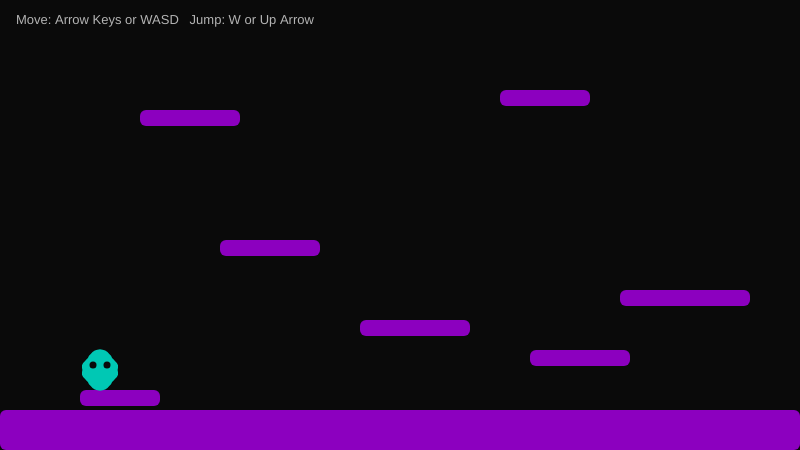
Frame 1 (no input)
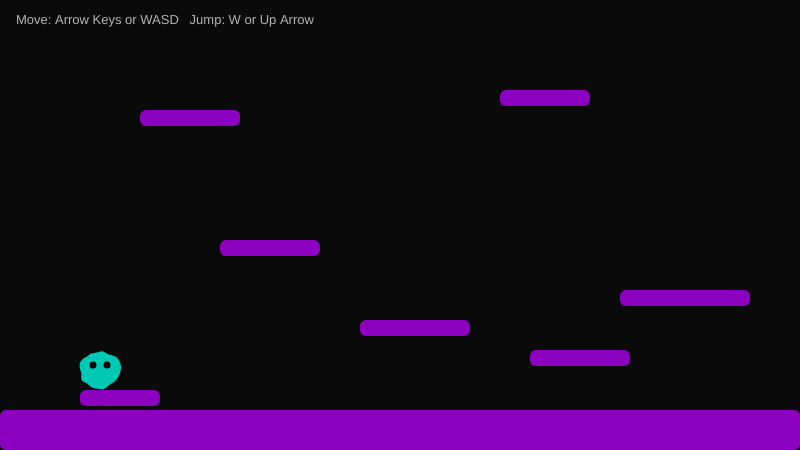
Frame 60 (no input)
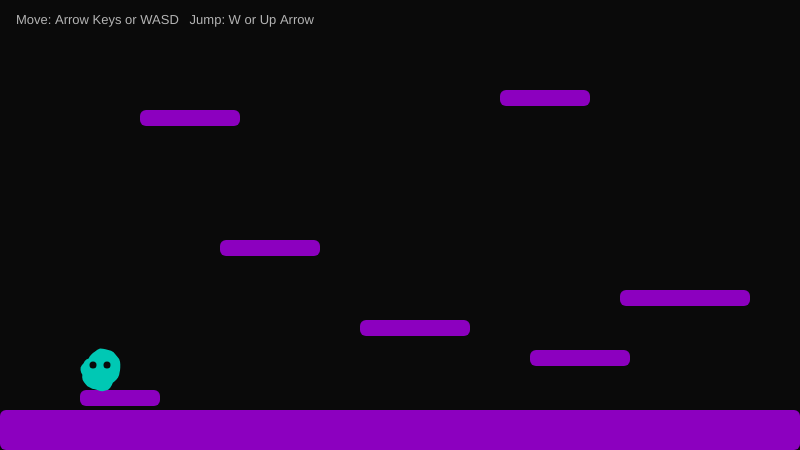
Frame 120 (the mouse pressed at the canvas centre since frame 60)

The p5.js sketch that drew these frames (run headless with seeded random() and noise() and a simulated clock; from frame 60 on, the mouse is pressed at the canvas centre):

// p5.js sketch
// ── sketch.js
// ============================================================
// Week 2 Example 2: Platformer with Platforms Array
// ============================================================

// ------------------------------------------------------------
// PLATFORMS ARRAY
// Each platform is an object with x, y, width, and height.
// x and y are the TOP-LEFT corner (same as rect()).
//
// Storing platforms in an array means:
//   - We can loop through all of them with one for loop
//   - Adding a new platform = adding one line of data
//   - Later we can load this data from a JSON file instead
// ------------------------------------------------------------
let platforms = [
  // { x, y, w, h }
  { x: 0,   y: 410, w: 800, h: 40 }, // ground (full width floor)
  { x: 80,  y: 390, w: 80, h: 16 }, // left low platform
  { x: 220, y: 240, w: 100, h: 16, type: "bounce", bounceStrength: -16 }, // centre platform (Bouncing platform)
  { x: 500, y: 90, w: 90, h: 16 }, // right high platform
  { x: 140, y: 110, w: 100, h: 16 }, // left high platform
  { x: 360, y: 320, w: 110, h: 16 }, // centre low platform
  { x: 620, y: 290, w: 130, h: 16 }, // far right platform
  { x: 530, y: 350, w: 100, h: 16, type: "bounce", bounceStrength: -16 }, // added new platform (Bouncing platform)
];

// ------------------------------------------------------------
// PLAYER OBJECT — same structure as Example 1
// w and h are added here for use in collision detection.
// ------------------------------------------------------------
let player = {
  x: 100,
  y: 100,

  vx: 0, // horizontal velocity
  vy: 0, // vertical velocity

  r: 20, // visual radius for blob drawing and collision

  // Movement tuning — change these to adjust how the game feels
  speed: 0.55,    // horizontal acceleration per frame
  maxSpeed: 4.5,  // maximum horizontal speed
  jumpForce: -12, // upward velocity applied when jumping (negative = upward)
  friction: 0.78, // horizontal slowdown when no key is pressed (0–1, lower = more friction)

  onGround: false, // tracks whether the player is standing on something
};

// ------------------------------------------------------------
// PHYSICS CONSTANTS
// Defined outside the player object so they can be shared
// across multiple objects (e.g. enemies)
// ------------------------------------------------------------
const GRAVITY = 0.6; // downward force added to vy every frame

// Blob animation time — increases each frame to animate the wobble
let blobT = 0;

// Platform colour stored as an array so it can be reused easily
const PLATFORM_COLOR = [140, 0, 191]; // purple (NEW COLOUR)

// ============================================================
// setup()
// Runs once at the very start of the sketch.
// Sets up the canvas and positions the player on the ground.
// ============================================================
function setup() {
  createCanvas(800, 450);

  // Place player on top of the ground platform (index 0 in the array)
  player.y = platforms[0].y - player.r;
}

// ============================================================
// draw()
// Runs repeatedly in a loop after setup() finishes.
// Each frame we clear the background, handle input,
// apply physics, resolve collisions, and draw everything.
// ============================================================
function draw() {
  background(10);

  handleInput();
  applyPhysics();
  resolvePlatformCollisions();

  drawPlatforms();
  drawPlayer();
  drawHUD();

  blobT += 0.015; // advance blob wobble animation each frame
}

// ------------------------------------------------------------
// handleInput()
// Checks which keys are held down this frame and updates
// the player's velocity accordingly.
// keyIsDown() returns true as long as the key is held —
// unlike keyPressed(), which only fires once per press.
// We check both arrow keys and WASD so either works.
// ------------------------------------------------------------
function handleInput() {
  // --- Horizontal movement ---
  if (keyIsDown(LEFT_ARROW) || keyIsDown(65)) { // LEFT or A
    player.vx -= player.speed;
  }
  if (keyIsDown(RIGHT_ARROW) || keyIsDown(68)) { // RIGHT or D
    player.vx += player.speed;
  }

  // --- Clamp horizontal speed ---
  // constrain(value, min, max) keeps a value within a range.
  // Without this, holding a key forever would accelerate infinitely.
  player.vx = constrain(player.vx, -player.maxSpeed, player.maxSpeed);

  // --- Apply friction when no horizontal key is pressed ---
  // Multiplying by a value less than 1 gradually slows the player down.
  if (
    !keyIsDown(LEFT_ARROW) &&
    !keyIsDown(65) &&
    !keyIsDown(RIGHT_ARROW) &&
    !keyIsDown(68)
  ) {
    player.vx *= player.friction;
  }

  // --- Jump ---
  // The player can only jump when standing on the ground (onGround = true).
  // This prevents jumping again mid-air.
  if ((keyIsDown(UP_ARROW) || keyIsDown(87)) && player.onGround) { // UP or W
    player.vy = player.jumpForce;
    player.onGround = false;
  }
}

// ------------------------------------------------------------
// applyPhysics()
// Each frame we:
//   1. Add gravity to vertical velocity (vy)
//   2. Move the player by its velocity (vx, vy)
//   3. Reset onGround so collision can set it again
//   4. Handle falling off the bottom of the canvas
// ------------------------------------------------------------
function applyPhysics() {
  // 1. Apply gravity — pulls the player down every frame
  player.vy += GRAVITY;

  // 2. Move player by its current velocity
  player.x += player.vx;
  player.y += player.vy;

  // 3. Keep player inside canvas horizontally
  player.x = constrain(player.x, player.r, width - player.r);

  // 4. If player falls below the canvas, reset to start position
  if (player.y > height + 100) {
    player.x = 100;
    player.y = platforms[0].y - player.r;
    player.vx = 0;
    player.vy = 0;
  }

  // Assume in the air until collision check says otherwise
  player.onGround = false;
}

// ------------------------------------------------------------
// resolvePlatformCollisions()
// Loops through every platform and checks if the player
// is landing on top of it.
//
// The collision check asks three questions:
//   1. Is the player horizontally overlapping the platform?
//   2. Is the player falling downward (vy >= 0)?
//   3. Is the player's bottom at or below the platform top?
//
// If all three are true, we snap the player to sit on top.
// This top-only check means the player can jump through
// platforms from below, which is a common platformer pattern.
// ------------------------------------------------------------
function resolvePlatformCollisions() {
  for (let i = 0; i < platforms.length; i++) {
    let p = platforms[i];

    // Player's bounding box edges
    let playerLeft   = player.x - player.r;
    let playerRight  = player.x + player.r;
    let playerBottom = player.y + player.r;

    // Platform edges
    let platLeft  = p.x;
    let platRight = p.x + p.w;
    let platTop   = p.y;

    // 1. Check horizontal overlap
    let overlapsHorizontally = playerRight > platLeft && playerLeft < platRight;

    // 2 & 3. Check if landing on top (falling down onto the platform surface)
    // The small tolerance (+ 20) prevents the player clipping through
    // fast-moving platforms or getting stuck on edges.
    let landingOnTop =
      player.vy >= 0 &&
      playerBottom >= platTop &&
      playerBottom <= platTop + 20;

    if (overlapsHorizontally && landingOnTop) {
      player.y = platTop - player.r; // snap to platform surface
      player.vy = 0;                 // stop falling
      player.onGround = true;        // allow jumping again
    }
  }
}

// ------------------------------------------------------------
// drawPlatforms()
// Loops through the platforms array and draws each one.
// This is the same loop pattern used to draw any collection
// of objects — enemies, coins, tiles, etc.
// ------------------------------------------------------------
function drawPlatforms() {
  fill(PLATFORM_COLOR[0], PLATFORM_COLOR[1], PLATFORM_COLOR[2]);
  noStroke();

  for (let i = 0; i < platforms.length; i++) {
    let p = platforms[i];
    rect(p.x, p.y, p.w, p.h, 6); // rounded corners
  }
}

// ------------------------------------------------------------
// drawPlayer()
// The blob is drawn as a polygon using noise() to offset
// each vertex slightly, creating an organic wobble effect.
// push() and pop() save and restore drawing settings so
// styles set here don't affect other drawing functions.
// ------------------------------------------------------------
function drawPlayer() {
  push(); // save current drawing settings

  fill(0, 200, 180); // teal
  noStroke();

  beginShape();
  let numPoints = 48; // more points = smoother shape
  for (let i = 0; i < numPoints; i++) {
    let angle = (TWO_PI / numPoints) * i;

    // noise() returns a smooth random value between 0 and 1.
    // We use it to push each vertex in or out slightly.
    let noiseVal = noise(cos(angle) * 0.8 + blobT, sin(angle) * 0.8 + blobT);

    // map() converts noise (0–1) to a radius offset (-7 to +7 pixels)
    let r = player.r + map(noiseVal, 0, 1, -7, 7);

    // Convert polar coordinates (angle, radius) to x/y
    vertex(player.x + cos(angle) * r, player.y + sin(angle) * r);
  }
  endShape(CLOSE);

  // Draw two simple eyes
  fill(10);
  ellipse(player.x - 7, player.y - 5, 7, 7);
  ellipse(player.x + 7, player.y - 5, 7, 7);

  pop(); // restore drawing settings
}

// ------------------------------------------------------------
// drawHUD()
// HUD = Heads Up Display.
// Shows controls on screen so the player always knows
// how to interact without needing external instructions.
// ------------------------------------------------------------
function drawHUD() {
  fill(180);
  noStroke();
  textSize(13);
  textAlign(LEFT);
  text("Move: Arrow Keys or WASD   Jump: W or Up Arrow", 16, 24);
}
